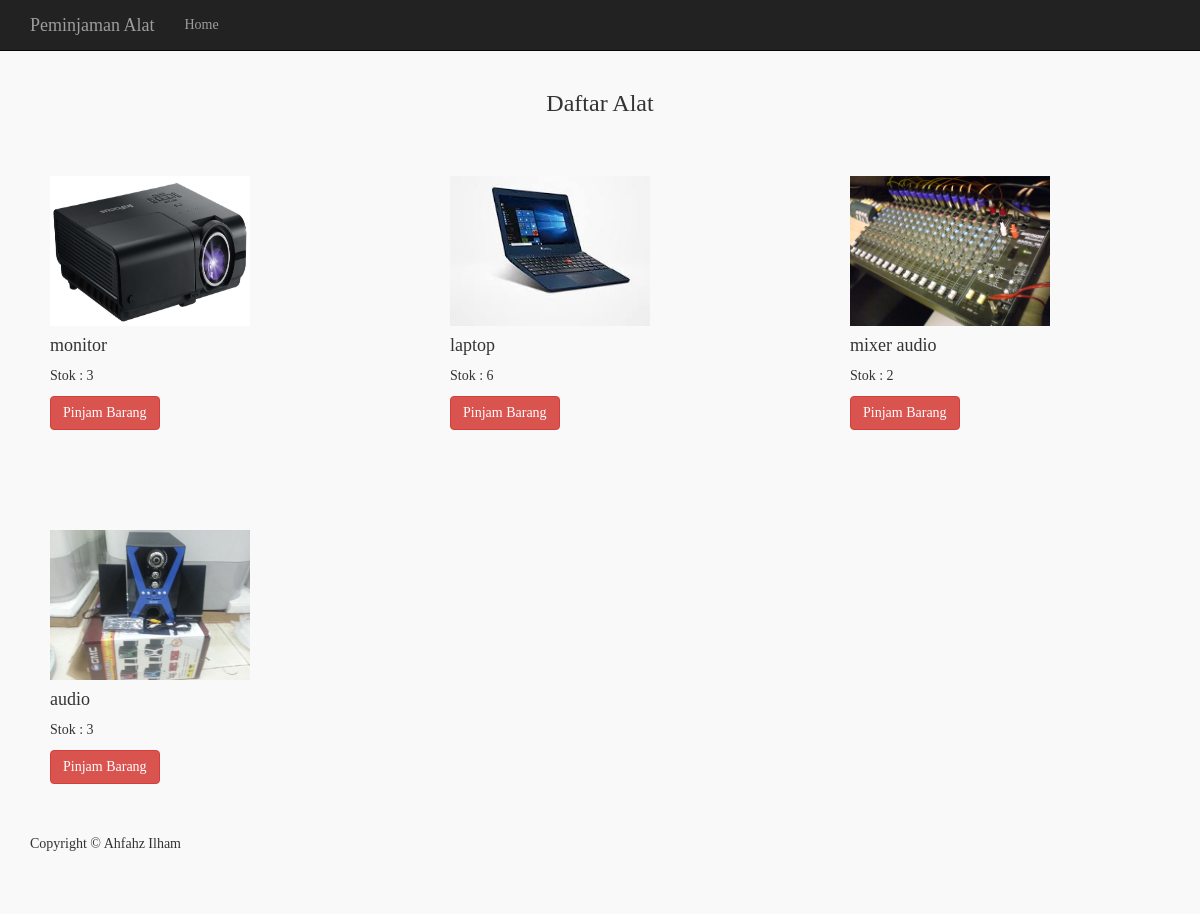
The app's page /user/index.php with its own data.
### tables this page shows
CREATE TABLE `barang` (
  `id_brg` int(11) NOT NULL,
  `nama_brg` varchar(255) NOT NULL,
  `jenis_brg` varchar(255) NOT NULL,
  `stok_brg` varchar(255) NOT NULL,
  `foto` varchar(300) NOT NULL
);

### user/index.php (the view, shortened to what this page needs)
<?php
include("config.inc.php");
?>
<!DOCTYPE html>
<html lang="en">
<head>
    <link href="css/bootstrap.min.css" rel="stylesheet">
	<link href="style/style.css" rel="stylesheet" type="text/css">
    <link href="css/shop-homepage.css" rel="stylesheet">
</head>
<body>
    <nav class="navbar navbar-inverse navbar-fixed-top" role="navigation">
        <div class="container">
            <div class="navbar-header">
                <a class="navbar-brand" href="#">Peminjaman Alat</a>
            </div>
            <div class="collapse navbar-collapse" id="bs-example-navbar-collapse-1">
                <ul class="nav navbar-nav">
                    <li>
                        <a href="index.php">Home</a>
                    </li>
                </ul>
                 <ul class="nav navbar-nav navbar-right">
            <li class="dropdown">
              <a class="dropdown-toggle" data-toggle="dropdown">
              </a>
          </li>
          </ul>
            </div>
        </div>
    </nav>
            <h3 style="text-align:center;">Daftar Alat</h3>
<?php
$alat = $mysqli->query("SELECT * FROM barang") or die(mysql_error());
?>
        <div id="container">
                    <?php
                    while ($row_alat = mysqli_fetch_array($alat))
                        {
                            $foto = $row_alat['foto'];
                      ?>
                        <div class="col-md-4" style="padding: 50px">
                            <img src="../images/<?php echo $foto; ?>" width="200" height="150" alt="">
                            <h4><?php  echo $row_alat['nama_brg']; ?></h4>
                            <p>Stok : <?php echo $row_alat['stok_brg']; ?></p>
                            <a href="cartfunction.php?act=add&amp;id_product=<?php echo $row_alat['id_brg']; ?>&amp;id_pembeli=<?php echo $_SESSION['id_anggota']; ?>&amp;ref=view_cart.php" class="btn btn-danger" ><font color="white">Pinjam Barang</font></a>
                        </div>
                    <?php
                         }
                    ?>
    </div>
    <div class="container">
        <footer>
            <div class="row">
                <div class="col-lg-12">
                    <p>Copyright &copy; Ahfahz Ilham</p>
                </div>
            </div>
        </footer>
    </div>
</body>
</html>

### user/style/style.css (style rules this page uses)
body { background-color: #F9F9F9; font-family: Georgia, "Times New Roman", Times, serif; }

### user/css/shop-homepage.css (style rules this page uses)
body { padding-top: 70px; }
footer { margin: 50px 0; }

### records on screen
barang: foto (picture), nama_brg "monitor", stok_brg "3"
barang: foto (picture), nama_brg "laptop", stok_brg "6"
barang: foto (picture), nama_brg "mixer audio", stok_brg "2"
barang: foto (picture), nama_brg "audio", stok_brg "3"
